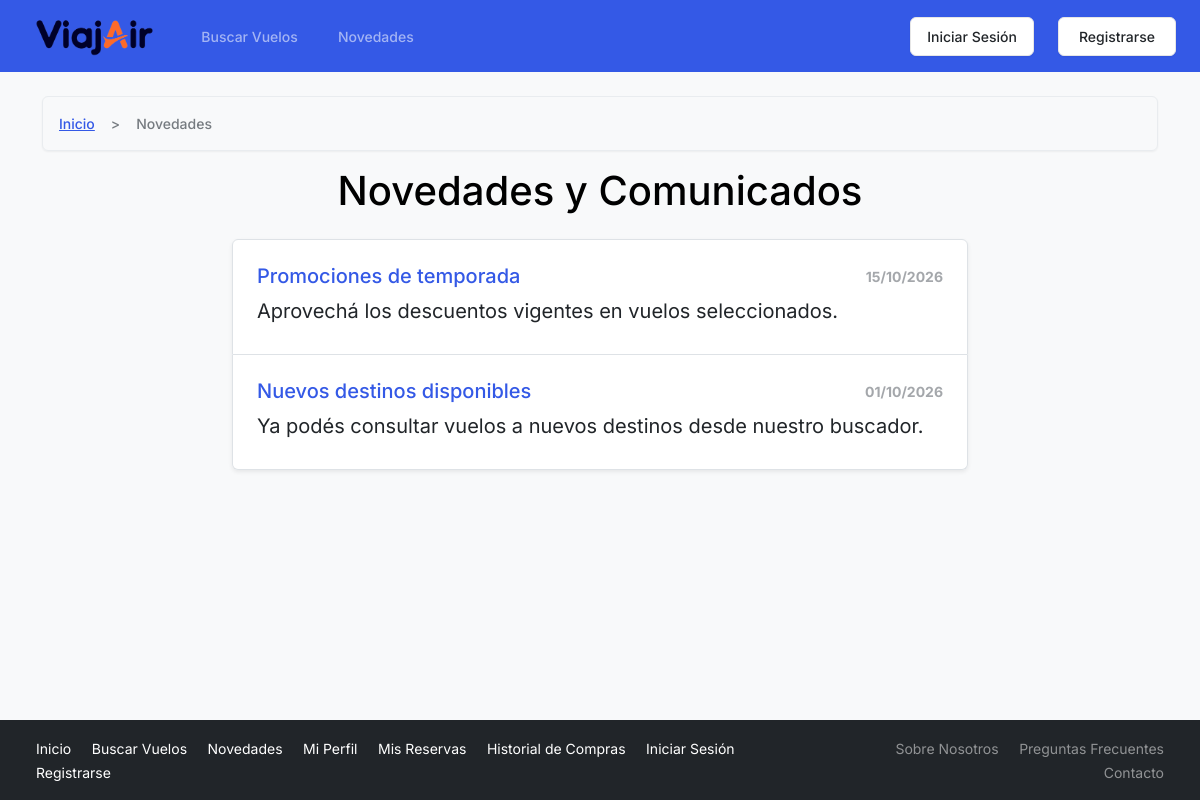
Page /public/novedades.php on the committed database.
### tables this page shows
CREATE TABLE NOVEDADES (
    codNovedad INT AUTO_INCREMENT PRIMARY KEY,
    textoNovedad VARCHAR(200) NOT NULL,
    fechaPublicacionNovedad DATE NOT NULL,
    fechaExpiracionNovedad DATE NOT NULL
);

### public/novedades.php (the view, shortened to what this page needs)
<?php
require '../includes/conexion.php';
$limite = 5;
$pagina = isset($_GET['pagina']) && is_numeric($_GET['pagina']) ? (int)$_GET['pagina'] : 1;
$offset = ($pagina - 1) * $limite;
$sql = "SELECT tituloNovedad, textoNovedad, fechaPublicacionNovedad
        FROM NOVEDADES
        WHERE fechaPublicacionNovedad <= CURDATE()
        AND fechaExpiracionNovedad >= CURDATE()
        ORDER BY fechaPublicacionNovedad DESC
        LIMIT $limite OFFSET $offset";
$result = $conexion->query($sql);
require '../includes/header.php';
?>
<div class="container mb-5">
    <nav aria-label="breadcrumb">
        <ol class="breadcrumb">
            <li class="breadcrumb-item"><a href="/tpi/index.php">Inicio</a></li>
            <li class="breadcrumb-item active" aria-current="page">Novedades</li>
        </ol>
    </nav>
    <div class="row justify-content-center">
        <div class="col-md-10 col-lg-8">
            <h1 class="mb-4 text-center text-black">Novedades y Comunicados</h1>
            <?php if ($result && $result->num_rows > 0): ?>
                <div class="list-group shadow-sm mb-4">
                    <?php while ($row = $result->fetch_assoc()): ?>
                        <?php
                            $titulo = !empty($row['tituloNovedad']) ? $row['tituloNovedad'] : 'Aviso Operativo';
                        ?>
                        <div class="list-group-item flex-column align-items-start p-4">
                            <div class="d-flex w-100 justify-content-between align-items-center mb-2">
                                <h2 class="h5 mb-0 text-primary"><?= htmlspecialchars($titulo); ?></h2>
                                <span class="text-body-tertiary fw-bold small ms-2">
                                    <?= date('d/m/Y', strtotime($row['fechaPublicacionNovedad'])); ?>
                                </span>
                            </div>
                            <p class="mb-1 fs-5 text-dark"><?= htmlspecialchars($row['textoNovedad']); ?></p>
                        </div>
                    <?php endwhile; ?>
                </div>
            <?php endif; ?>
        </div>
    </div>
</div>
<?php require '../includes/footer.php'; ?>

### assets/css/styles.css (style rules this page uses)
html { overflow-y: scroll; }
html, body { max-width: 100%; overflow-x: clip; }
:is(a, button, input, select, textarea, .btn, .page-link, .accordion-button):focus-visible { outline: 3px solid #060b26; outline-offset: 2px; }

### rows in the picture
novedades: tituloNovedad "Promociones de temporada", fechaPublicacionNovedad "15/10/2026", textoNovedad "Aprovechá los descuentos vigentes en vuelos seleccionados."
novedades: tituloNovedad "Nuevos destinos disponibles", fechaPublicacionNovedad "01/10/2026", textoNovedad "Ya podés consultar vuelos a nuevos destinos desde nuestro buscador."
